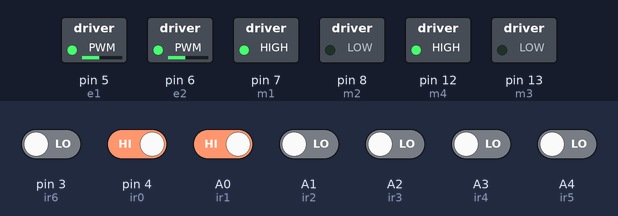
A sketch run on a simulated Arduino Uno, built with avr-gcc and run on an emulated ATmega328P. On the bench: switched loads named in the sketch (green lamp = pin HIGH). The test bench sets the inputs (shaded band); at power-on: A0 (ir1), pin 4 (ir0) HIGH, A1 (ir2), A2 (ir3), A3 (ir4), A4 (ir5), pin 3 (ir6) LOW.

Above: at 1.2 s.
1.3 s: pin 4 (ir0) driven LOW
At 1.8 s:
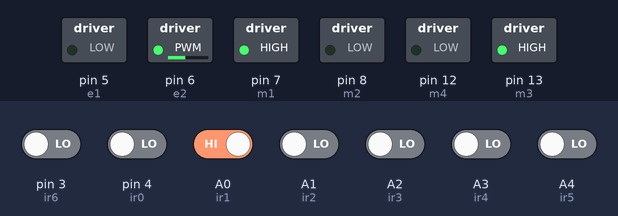
2.8 s: pin 3 (ir6) driven HIGH
At 3.5 s:
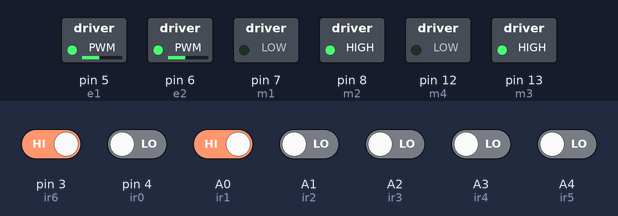
4.4 s: pin 3 (ir6) driven LOW
At 5.4 s:
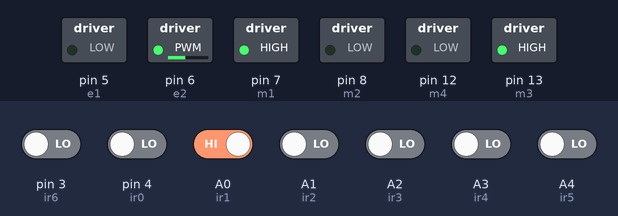
5.9 s: A4 (ir5) driven HIGH
At 6.5 s:
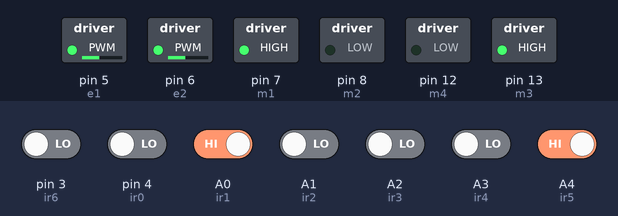
7.4 s: A1 (ir2) driven HIGH
At 7.7 s:
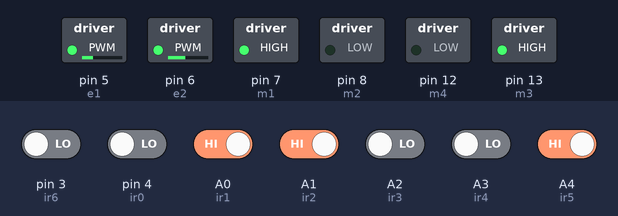
8.9 s: A2 (ir3) driven HIGH
At 10.0 s:
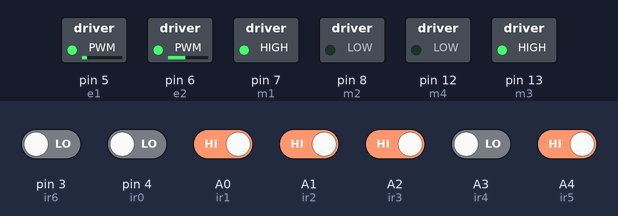
Timing chart, 0 to 11.4 s (numbered marks = the images above; inputs shaded):
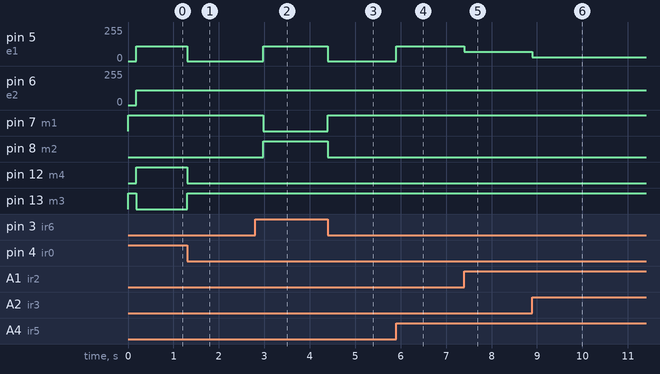

Measured:
- after the input at 1.3 s, pin 5 (e1): 110/255 → 0/255 at once; pin 12 (m4): HIGH → LOW at once; pin 13 (m3): LOW → HIGH at once
- after the input at 2.8 s, pin 5 (e1): 0/255 → 110/255 after 0.18 s; pin 7 (m1): HIGH → LOW after 0.18 s; pin 8 (m2): LOW → HIGH after 0.18 s
- after the input at 4.4 s, pin 5 (e1): 110/255 → 0/255 at once; pin 7 (m1): LOW → HIGH at once; pin 8 (m2): HIGH → LOW at once
- after the input at 5.9 s, pin 5 (e1): 0/255 → 110/255 at once
- after the input at 7.4 s, pin 5 (e1): 110/255 → 70/255 at once
- after the input at 8.9 s, pin 5 (e1): 70/255 → 30/255 at once

The sketch:

5pid2turn11.24v.ino
```cpp
//********** MOTORS **********//
#define m1 7  //Right Motor MA1
#define m2 8  //Right Motor MA2
#define m3 13  //Left Motor MB1
#define m4 12  //Left Motor MB2
#define e1 5  //Right Motor Enable Pin EA
#define e2 6 //Left Motor Enable Pin EB


//********** EXTRAS **********//
const int b = 0;
const int w = 1;
int pos = 0;
const int sleep = 178;
const int turn_percentage = 97;


//********** PID **********//speed 120
const double KP = 0.08; //0.07 //0.09 //0.0678 //last working was 0.05  //best 0.05
const double KD = 0.16; //0.1  //0.12  //0.95  //                 0.06  //0.085
const double KI = 0.00000;              //0.0008
double LastError = 0.0;
const int Goal = 2000;
int max_speed = 110;
int I = 0;


//**********5 Channel IR Sensor Connection**********//
int ir0 = 4;
#define ir1 A0
#define ir2 A1
#define ir3 A2
#define ir4 A3
#define ir5 A4
int ir6 = 3;


//*************************************************//


void right(){
  digitalWrite(m1, LOW);
  digitalWrite(m2, LOW);
  digitalWrite(m3, HIGH);
  digitalWrite(m4, LOW);
}
void rright(){
  digitalWrite(m1, LOW);
  digitalWrite(m2, HIGH);
  digitalWrite(m3, HIGH);
  digitalWrite(m4, LOW);
}
void left(){
  digitalWrite(m1, HIGH);
  digitalWrite(m2, LOW);
  digitalWrite(m3, LOW);
  digitalWrite(m4, LOW);
}


void lleft(){
  digitalWrite(m1, HIGH);
  digitalWrite(m2, LOW);
  digitalWrite(m3, LOW);
  digitalWrite(m4, HIGH);
}

void wait_for_white(){
    while ((digitalRead(ir1) == w) && (digitalRead(ir2) == w) && (digitalRead(ir3) == w) && (digitalRead(ir4) == w) && (digitalRead(ir5) == w)){
    delay(10);}
}

void fwd(){
  digitalWrite(m1, HIGH);
  digitalWrite(m2, LOW);
  digitalWrite(m3, HIGH);
  digitalWrite(m4, LOW);
}


int readline(int s1, int s2, int s3, int s4, int s5){  //if only middle sensor detects black line
  if((s1 == w) && (s2 == w) && (s3 == b) && (s4 == w) && (s5 == w))
  {
    pos = 2000;
  }

  if((s1 == w) && (s2 == b) && (s3 == b) && (s4 == b) && (s5 == b))
  {
    pos = 4000;
  }

    if((s1 == w) && (s2 == b) && (s3 == w) && (s4 == b) && (s5 == b))
  {
    pos = 4000;
  }

    if((s1 == b) && (s2 == b) && (s3 == b) && (s4 == b) && (s5 == w))
  {
    pos = 0;
  }
    if((s1 == b) && (s2 == b) && (s3 == w) && (s4 == b) && (s5 == w))
  {
    pos = 0;
  }


  //if only left sensor detects black line
  if((s1 == b) && (s2 == w) && (s3 == w) && (s4 == w) && (s5 == w))
  {
    pos = 0;
  }

  //if only left most sensor detects black line
  if((s1 == b) && (s2 == b) && (s3 == w) && (s4 == w) && (s5 == w))
  {
    pos = 500;
  }

  //if only right sensor detects black line
  if((s1 == w) && (s2 == b) && (s3 == w) && (s4 == w) && (s5 == w))
  {
    pos = 1000;
  }

  //if only right most sensor detects black line
  if((s1 == w) && (s2 == b) && (s3 == b) && (s4 == w) && (s5 == w))
  {
    pos = 1500;
  }

  //if middle and right sensor detects black line
  if((s1 == w) && (s2 == w) && (s3 == w) && (s4 == w) && (s5 == b))
  {
    pos = 4000;
  }

  //if middle and left sensor detects black line
  if((s1 == w) && (s2 == w) && (s3 == w) && (s4 == b) && (s5 == b))
  {
    pos = 3500;
  }

  //if middle, left and left most sensor detects black line
  if((s1 == w) && (s2 == w) && (s3 == w) && (s4 == b) && (s5 == w))
  {
    pos = 3000;
  }

  //if middle, right and right most sensor detects black line
  if((s1 == w) && (s2 == w) && (s3 == b) && (s4 == b) && (s5 == w))
  {
    pos = 2500;
  }
    if((s1 == w) && (s2 == b) && (s3 == b) && (s4 == b) && (s5 == w))
  {
    pos = 2000;
  }

  return pos;
}


void setup() {
  //Serial.begin(9600);
  pinMode(m1, OUTPUT);
  pinMode(m2, OUTPUT);
  pinMode(m3, OUTPUT);
  pinMode(m4, OUTPUT);
  pinMode(e1, OUTPUT);
  pinMode(e2, OUTPUT);
  pinMode(ir1, INPUT);
  pinMode(ir2, INPUT);
  pinMode(ir3, INPUT);
  pinMode(ir4, INPUT);
  pinMode(ir5, INPUT);
  analogWrite(e1, 0); //you can adjust the speed of the motors from 0-255
  analogWrite(e2, 0); //you can adjust the speed of the motors from 0-255
  fwd();
}
void loop() {


    //Reading Sensor Values
  int s0 = digitalRead(ir0);
  int s1 = digitalRead(ir1);  //Left Most Sensor
  int s2 = digitalRead(ir2);  //Left Sensor
  int s3 = digitalRead(ir3);  //Middle Sensor
  int s4 = digitalRead(ir4);  //Right Sensor
  int s5 = digitalRead(ir5);  //Right Most Sensor
  int s6 = digitalRead(ir6);


  int pos = readline(s1,s2,s3,s4,s5);
  int error = Goal - pos;
  I = I + error;

  int PID = (KP*error) + (KD*(error-LastError)) + (KI * I);

  LastError = error;
  Serial.print(max_speed + PID);
  Serial.print(max_speed - PID);
  Serial.print("\n");

  if (s0 ==0 && s6 == 0){

    fwd();
  analogWrite(e1, constrain(max_speed + PID, 0, max_speed)); //you can adjust the speed of the motors from 0-255
  analogWrite(e2, constrain(max_speed - PID, 0, max_speed)); //you can adjust the speed of the motors from 0-255
  }
  else if (s0 == 1){
    delay(sleep);
     analogWrite(e1, max_speed- turn_percentage/100); //you can adjust the speed of the motors from 0-255
     analogWrite(e2, max_speed- turn_percentage/100); //you can adjust the speed of the motors from 0-255
    lleft();
    while (true){
      if (digitalRead(ir0) == 1){
        break;
      }
    }
        while (true){
      if (digitalRead(ir0) == 0){
        break;
      }
    }

  }
    else if (s6 == 1){
      delay(sleep);
     analogWrite(e1, max_speed- turn_percentage/100); //you can adjust the speed of the motors from 0-255
     analogWrite(e2, max_speed- turn_percentage/100); //you can adjust the speed of the motors from 0-255
    rright();
    while (true){
      if (digitalRead(ir6) == 1){
        break;
      }
    }
        while (true){
      if (digitalRead(ir6) == 0){
        break;
      }
    }

  }


}
```
